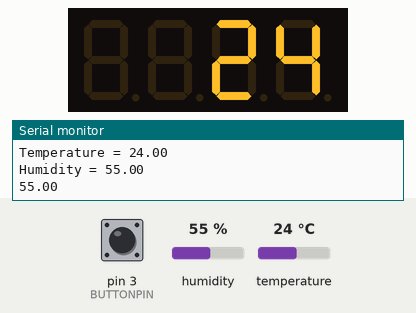
This sketch was run on a simulated Arduino Uno, built with avr-gcc and run on an emulated ATmega328P. Shown: 4-digit seven-segment display, the last lines printed to the serial monitor. The test bench sets the inputs (shaded band); at power-on: pin 3 (BUTTONPIN) LOW, temperature 24 °C, humidity 55 %.

Above: at 1.9 s.
2.0 s: pin 3 (BUTTONPIN) pulled HIGH for 0.7 s
At 2.7 s:
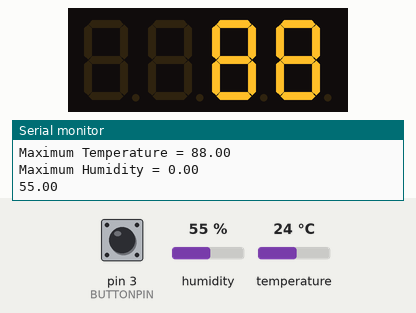
4.3 s: temperature set to 12 °C
At 5.7 s:
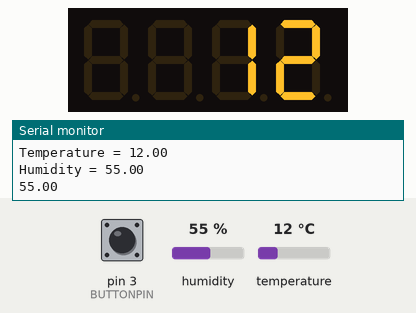
6.0 s: temperature set to 19 °C
At 7.1 s:
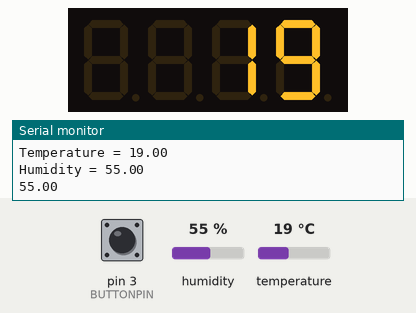
8.2 s: temperature set to 28 °C
At 9.6 s:
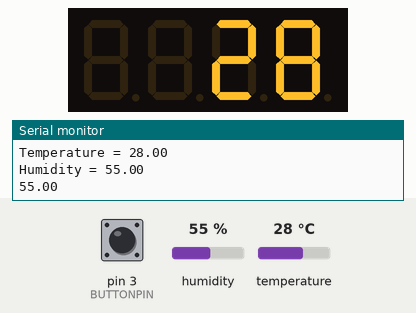
Timing chart, 0 to 11.2 s (numbered marks = the images above; inputs shaded):
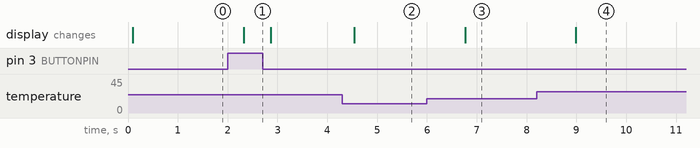

The sketch:

TemperatureHumidityButton.ino
```cpp
#include <DHT.h>
#include <TM1637Display.h>
#include <SoftwareSerial.h>
#define DHTPIN 4
#define DHTTYPE DHT11
#define BUTTONPIN 3

#define BLUETOOTHPIN1 0
#define BLUETOOTHPIN2 1

float temp = 0;
float hum = 0;
float maxTemp = temp;
float maxHum = hum;

float lastTemp = 0;
float lastHum = 0;

int tempD1 = 0;
int tempD2 = 0;

TM1637Display display(6,7); // CLK, DIO
DHT dht(DHTPIN,DHTTYPE);
SoftwareSerial bluetooth(BLUETOOTHPIN1, BLUETOOTHPIN2); //RX, TX

void setup() {
  //Serial.begin(9600);
  pinMode(BUTTONPIN, INPUT);
  display.setBrightness(4);
  display.clear();

  Serial.begin(9600);
  bluetooth.begin(9600);

}

void loop() {

  maxTemp = 88;

  temp = dht.readTemperature();
  if (isnan(temp))
  {
    temp = lastTemp;
  }
  else
  {
    lastTemp = temp;
  }

  hum = dht.readHumidity();

    if (isnan(hum))
  {
    hum = lastHum;
  }
  else
  {
    lastHum = hum;
  }


  int tempInt = (int)(temp + 0.5);
  int maxTempInt = (int)(maxTemp + 0.5);
  //Serial.println(tempInt);

  //tempInt = 94;

  display.clear();
  //display.showNumberDec(2, true,tempD1, tempD2);
  //display.showNumberDec(tempInt, false);


  if(temp > maxTemp)
  {
    maxTemp = temp;
  }
    if(hum > maxTemp)
  {
    maxTemp = temp;
  }

  bool isButtonPressed = (digitalRead(BUTTONPIN) == HIGH);
  if(isButtonPressed)
  {
    display.showNumberDec(maxTempInt, false);
    Serial.println("Maximum Temperature = " + String(maxTemp));
    Serial.println("Maximum Humidity = " + String(maxHum));
    }

  else
  {
    display.showNumberDec(tempInt, false);
    Serial.println("Temperature = " + String(temp));
    Serial.println("Humidity = " + String(hum));
  }

  bluetooth.print(temp);
  bluetooth.print(";");
  Serial.println(hum);

  delay(500);

}
```

Measured:
- after the input at 2.0 s, the display: changes after 0.32 s (image 1)
- after the input at 4.3 s, the display: changes after 0.24 s (image 2)
- after the input at 6.0 s, the display: changes after 0.77 s (image 3)
- after the input at 8.2 s, the display: changes after 0.79 s (image 4)
